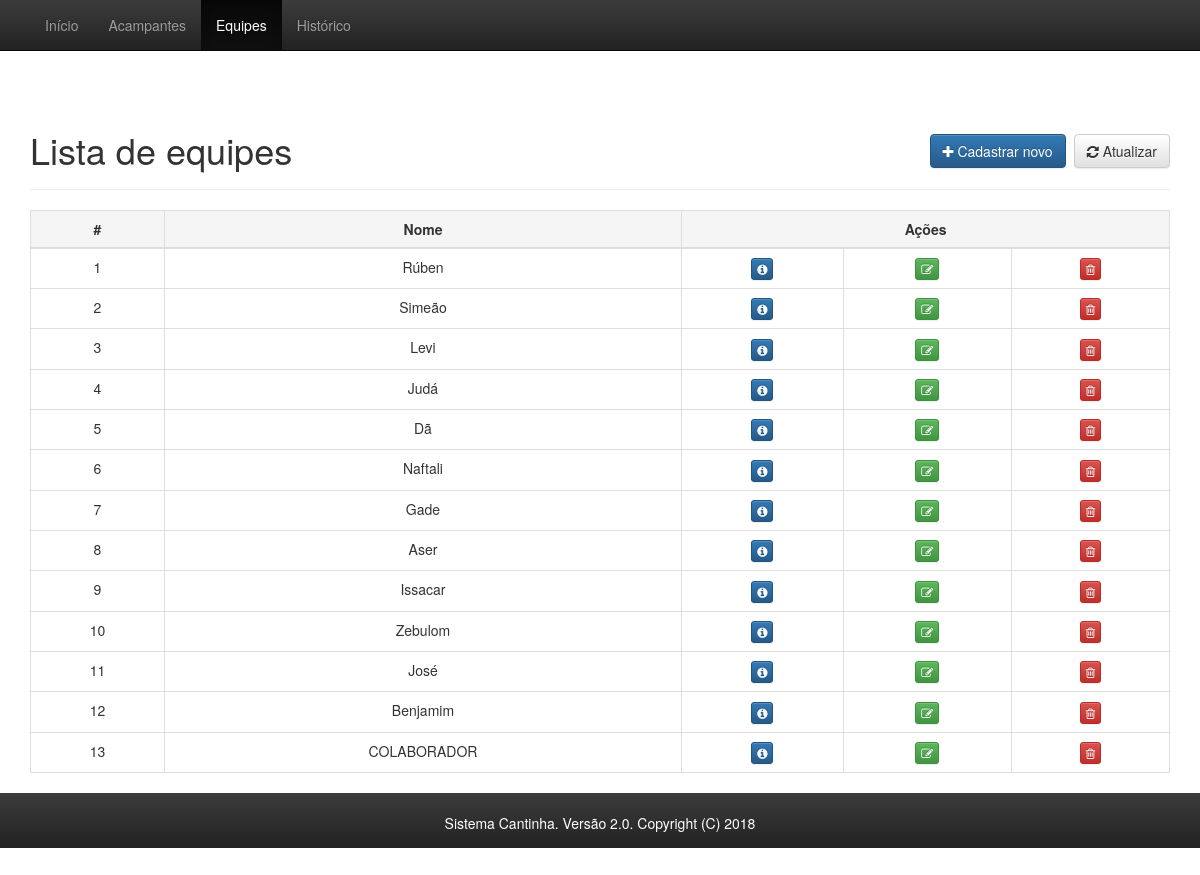
Page /equipes.php on the committed database.
### tables this page shows
CREATE TABLE `equipes` (
  `id` int(11) NOT NULL,
  `nome` varchar(30) NOT NULL
);

### equipes.php (the view, shortened to what this page needs)
<?php
	include_once("conexao.php");
	include_once("header.php");
	$equipes=mysqli_query($con, "SELECT * FROM equipes");
?>
<div class="container theme-showcase" role="main">
	<div class="page-header">
		<div class="row">
			<div class="col-sm-6">
				<h1>Lista de equipes</h1>
			</div>
			<div class="col-sm-6 text-right h2">
				<a class="btn btn-primary" href="form_equipe.php"><i class="fa fa-plus"></i> Cadastrar novo</a>
				<a class="btn btn-default" href="equipes.php"><i class="fa fa-refresh"></i> Atualizar</a>
			</div>
		</div>
	</div>
	<div class="row">
		<div class="col-md-12">
			<table class="table table-hover table-bordered responsive-table">
				<thead>
					<tr class="active">
						<th style="text-align: center">#</th>
						<th style="text-align: center">Nome</th>
						<th style="text-align: center" colspan="3">Ações</th>
					</tr>
				</thead>
				<tbody>
					<?php $num=1; ?>
					<?php while($equipe = mysqli_fetch_array($equipes)) { ?>
						<tr>
							<td align="center"><?=$num++?></td>
							<td align="center"><?=$equipe['nome']?></td>
							<td align="center"><a class="btn btn-primary btn-xs" title="Ver" href="ver_equipe.php?id=<?=$equipe['id']?>"><i class="fa fa-info-circle"></i></a></td>
							<td align="center"><a class="btn btn-success btn-xs" title="Editar" href="form_equipe.php?id=<?=$equipe['id']?>"><i class="fa fa-pencil-square-o"></i></a></td>
							<td align="center"><a class="btn btn-danger btn-xs" title="Excluir" href="excluir_equipe.php?id=<?=$equipe['id']?>" onclick="return confirm('Deseja mesmo excluir?');"><i class="fa fa-trash-o"></i></a></td>
						</tr>
					<?php } ?>
				</tbody>
			</table>
		</div>
	</div>
</div>
<?php include_once("footer.php") ?>

### header.php (shortened to what this page needs)
<!DOCTYPE html>
<html lang="pt-br">
	<head>
		<link href="css/bootstrap.min.css" rel="stylesheet">
		<link href="css/bootstrap-theme.min.css" rel="stylesheet">
		<link href="css/font-awesome.min.css" rel="stylesheet">
		<link href="css/theme.css" rel="stylesheet">
		<link href="css/header.css" rel="stylesheet">
		<link href="css/footer.css" rel="stylesheet">
	</head>
	<body role="document">
	<?php include_once("menu_admin.php"); ?>

### menu_admin.php (shortened to what this page needs)
<nav class="navbar navbar-inverse navbar-fixed-top">
	<div class="container">
		<div id="navbar" class="navbar-collapse collapse">
			<ul class="nav navbar-nav">
				<li <?=strpos($_SERVER["REQUEST_URI"], "index.php")
					!==false?'class="active"':""?>><a href="index.php">Início</a></li>
				<li <?=strpos($_SERVER["REQUEST_URI"], "acampantes.php")
					|| strpos($_SERVER["REQUEST_URI"], "form_acampante.php")
					|| strpos($_SERVER["REQUEST_URI"], "form_compra.php?id")
					!==false?'class="active"':""?>><a href="acampantes.php">Acampantes</a></li>
				<li <?=strpos($_SERVER["REQUEST_URI"], "equipes.php")
					|| strpos($_SERVER["REQUEST_URI"], "form_equipe.php")
					|| strpos($_SERVER["REQUEST_URI"], "ver_equipe.php")
					!==false?'class="active"':""?>><a href="equipes.php">Equipes</a></li>
				<li <?=strpos($_SERVER["REQUEST_URI"], "historico.php")
					|| strpos($_SERVER["REQUEST_URI"], "form_compra.php?acampante_id")
					!==false?'class="active"':""?>><a href="historico.php">Histórico</a></li>
			</ul>
		</div>
	</div>
</nav>

### footer.php (shortened to what this page needs)
<div class="rodape" align="center">
	<br>
	<span style='color:white;'>Sistema Cantinha. Versão 2.0. Copyright (C) 2018</span>
</div>
</body>
</html>

### css/theme.css (style rules this page uses)
body { padding-top: 70px; padding-bottom: 30px; }

### css/footer.css (style rules this page uses)
.rodape { position:relative; bottom:0px; width:100%; height:55px; background-image:linear-gradient(to bottom,#3c3c3c 0,#222 100%); }

### rows in the picture
equipes: nome "Rúben"
equipes: nome "Simeão"
equipes: nome "Levi"
equipes: nome "Judá"
equipes: nome "Dã"
equipes: nome "Naftali"
equipes: nome "Gade"
equipes: nome "Aser"
equipes: nome "Issacar"
equipes: nome "Zebulom"
equipes: nome "José"
equipes: nome "Benjamim"
equipes: nome "COLABORADOR"
